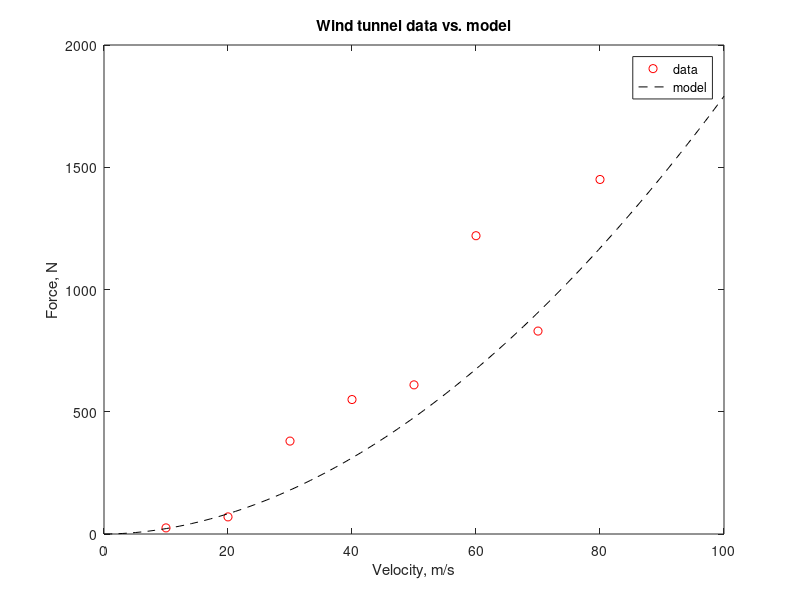

Recreate this plot in MATLAB.
%{ 
 Alyssa Rose       2-3-18

 Computes the predicted force for values of 
 velocity ranging from 0 to 100 m/s using equation
 to compare with known data
%}

%data fromm given data points
F = [25, 70, 380, 550, 610, 1220, 830, 1450];
v = [10, 20, 30, 40, 50, 60, 70, 80];

%data for predicted force values
velocity = linspace (0, 100, 100);
forcePredicted = 0.271*velocity.^(1.91);

%plots "data" with red circles and "model" with black dashed line
plot(v,F,'ro', velocity, forcePredicted,'black--')
xlabel('Velocity, m/s')
ylabel('Force, N')
title('Wind tunnel data vs. model')
legend('data', 'model')


